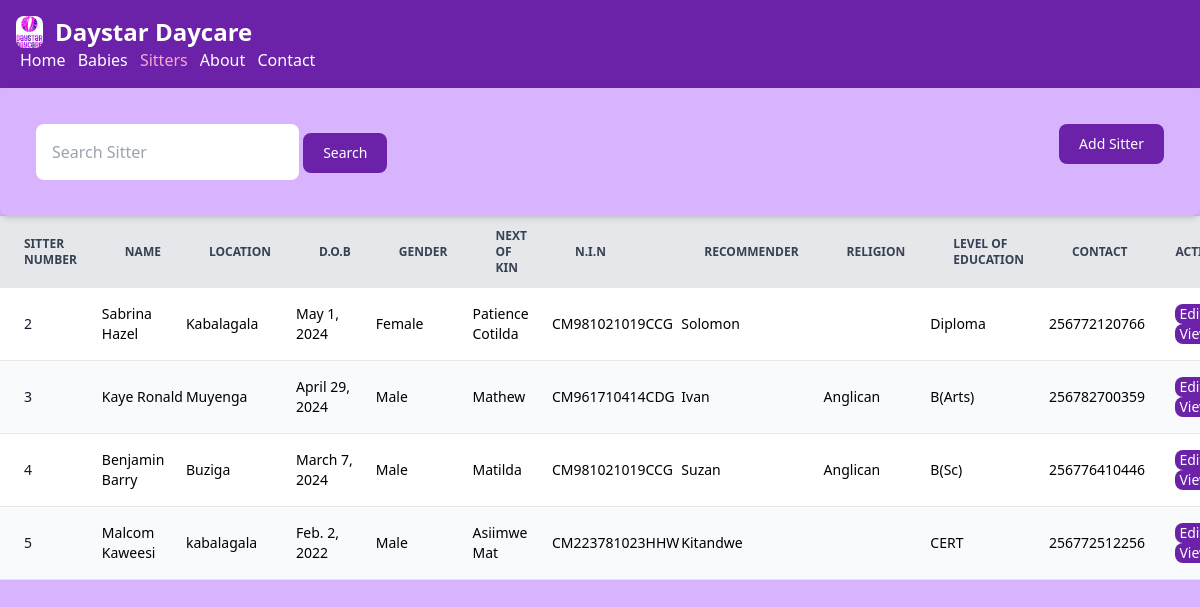
Page /sitter/ on the earlier database version.
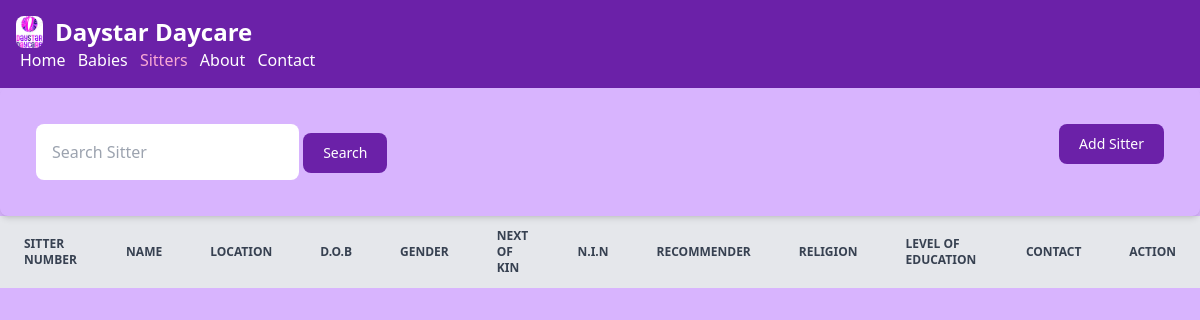
Same page on the later database version.
### daystar_app/models.py (models this page shows, shortened)
class Sitter(models.Model):
    name = models.CharField(max_length=100)
    location = models.CharField(max_length=200)
    dob = models.DateField()
    gender = models.CharField(max_length=25)
    next_kin = models.CharField(max_length=100)
    nin = models.CharField(max_length=100)
    recomm_name = models.CharField(max_length=100)
    religion = models.CharField(max_length=50)
    level_education = models.CharField(max_length=200)
    contact = models.IntegerField()

### daystar_app/views.py (the view)
# urls.py: path('', views.sitter_home, name="sitter"),
def sitter_home(request):
    form = SitterForm()
    sitterlist = Sitter.objects.all()
    return render(request,'daystar_app/sitter.html', {'sitterlist':sitterlist})

### daystar_app/templates/daystar_app/sitter.html (shortened to what this page needs)
{% load static %}
<!DOCTYPE html>
<html lang="en">
<head>
    <script src="https://cdn.tailwindcss.com"></script>
</head>
<body class="bg-purple-300">
    <nav class="flex bg-purple-800 gap-2 p-4 items-end text-white">
        <div>
            <a href="/home" class="flex items-center mb-4 sm:mb-0 space-x-3 rtl:space-x-reverse">
                <img src="{% static "home_app/images/daystar_logo_2.jpg" %}" class="h-8 rounded-lg" alt="Daystar_Daycare_Logo">
                <span class="self-center text-2xl font-semibold whitespace-nowrap dark:text-white">Daystar Daycare</span>
            </a>
            <div class="justify-end">
                <a href="/home" class="px-1">Home</a>
                <a href="/baby" class="px-1">Babies</a>
                <a href="/sitter" class="text-pink-300 px-1">Sitters</a>
                <a href="/abouts" class="px-1">About</a>
                <a href="/contacts" class="px-1">Contact</a>
            </div>
        </div>
    </nav>
    <div class="relative overflow-x-auto shadow-md sm:rounded-lg p-5">
        <div class="flex flex-wrap">
            <div class="w-1/2">
                <form action="post" class="p-4">
                    <input class="form-control p-4 rounded-lg" type="text" name="search" placeholder="Search Sitter">
                    <button type="submit" class="text-white bg-purple-800 hover:bg-pink-300 focus:ring-4 focus:outline-none focus:ring-blue-300 font-medium rounded-lg text-sm w-full sm:w-auto px-5 py-2.5 text-center dark:bg-blue-600 dark:hover:bg-blue-600 dark:focus:ring-blue-800">Search</button>
                </form>
            </div>
            <div class="p-4 w-1/2 flex justify-end">
                <a href="add">
                    <button type="submit" class="text-white bg-purple-800 hover:bg-pink-300 focus:ring-4 focus:outline-none focus:ring-blue-300 font-medium rounded-lg text-sm w-full sm:w-auto px-5 py-2.5 text-center dark:bg-blue-600 dark:hover:bg-blue-700 dark:focus:ring-blue-800">Add Sitter</button>
                </a>
            </div>
        </div>
    </div>
    <table class="w-full text-sm text-left rtl:text-right text-black-500 dark:text-gray-400">
        <thead class="text-xs text-gray-700 uppercase bg-gray-200 dark:bg-gray-700 dark:text-gray-400">
            <tr>
                <th scope="col" class="px-6 py-3">
                    Sitter Number
                </th>
                <th scope="col" class="px-6 py-3">
                    Name
                </th>
                <th scope="col" class="px-6 py-3">
                    Location
                </th>
                <th scope="col" class="px-6 py-3">
                    D.O.B
                </th>
                <th scope="col" class="px-6 py-3">
                    Gender
                </th>
                <th scope="col" class="px-6 py-3">
                    Next of Kin
                </th>
                <th scope="col" class="px-6 py-3">
                    N.I.N
                </th>
                <th scope="col" class="px-6 py-3">
                    Recommender
                </th>
                <th scope="col" class="px-6 py-3">
                    Religion
                </th>
                <th scope="col" class="px-6 py-3">
                    Level of Education
                </th>
                <th scope="col" class="px-6 py-3">
                    Contact
                </th>
                <th scope="col" class="px-6 py-3">
                    Action
                </th>
            </tr>
        </thead>
        <tbody>
            {% for sitter in sitterlist %}
            <tr class="odd:bg-white odd:dark:bg-gray-900 even:bg-gray-50 even:dark:bg-gray-800 border-b dark:border-gray-700">
                <th scope="row" class="px-6 py-4 font-medium text-gray-900 whitespace-nowrap dark:text-white">{{ sitter.id }}</th>
                <td px-6 py-4>{{ sitter.name }}</td>
                <td px-6 py-4>{{ sitter.location }}</td>
                <td px-6 py-4>{{ sitter.dob }}</td>
                <td px-6 py-4>{{ sitter.gender }}</td>
                <td px-6 py-4>{{ sitter.next_kin }}</td>
                <td px-6 py-4>{{ sitter.nin }}</td>
                <td px-6 py-4>{{ sitter.recomm_name }}</td>
                <td px-6 py-4>{{ sitter.religion }}</td>
                <td px-6 py-4>{{ sitter.level_education }}</td>
                <td px-6 py-4>{{ sitter.contact }}</td>
                <td class="px-6 py-4">
                    <a href="{% url "editsitter" sitter.id %}">
                        <button type="submit" class="px-1 py-0 bg-purple-800 text-white hover:bg-pink-300 rounded-lg">Edit</button>
                    </a>
                    <a href="/sitter/view/{{ sitter.id }}/">
                        <button type="submit" class="px-1 py-0 bg-purple-800 text-white hover:bg-pink-300 rounded-lg">View</button>
                    </a>
                </td>
            </tr>
            {% endfor %}
        </tbody>
    </table>
</body>
</html>

Differences in the rows shown:
removed Sitter: id "2", name "Sabrina Hazel", location "Kabalagala", dob "May 1, 2024", gender "Female", next_kin "Patience Cotilda", nin "CM981021019CCG", recomm_name "Solomon", level_education "Diploma", contact "256772120766"
removed Sitter: id "3", name "Kaye Ronald", location "Muyenga", dob "April 29, 2024", gender "Male", next_kin "Mathew", nin "CM961710414CDG", recomm_name "Ivan", religion "Anglican", level_education "B(Arts)", contact "256782700359"
removed Sitter: id "4", name "Benjamin Barry", location "Buziga", dob "March 7, 2024", gender "Male", next_kin "Matilda", nin "CM981021019CCG", recomm_name "Suzan", religion "Anglican", level_education "B(Sc)", contact "256776410446"
removed Sitter: id "5", name "Malcom Kaweesi", location "kabalagala", dob "Feb. 2, 2022", gender "Male", next_kin "Asiimwe Mat", nin "CM223781023HHW", recomm_name "Kitandwe", level_education "CERT", contact "256772512256"
